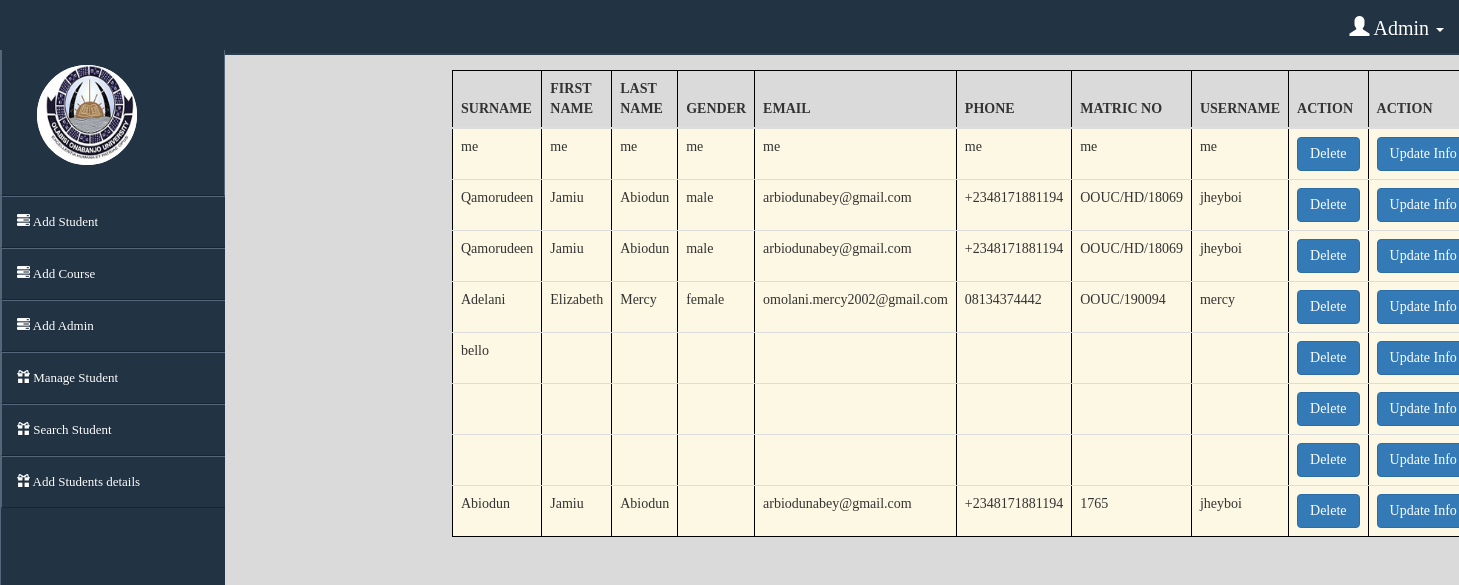
The app's page /managestudent.php with its own data.
### tables this page shows
CREATE TABLE `studentsignup` (
  `surname` varchar(20) NOT NULL,
  `firstname` varchar(20) NOT NULL,
  ` lastname` varchar(20) NOT NULL,
  `  gender` varchar(10) NOT NULL,
  ` email` varchar(150) NOT NULL,
  ` phone` varchar(15) NOT NULL,
  ` matric` varchar(20) NOT NULL,
  `username` varchar(20) NOT NULL,
  ` password` varchar(20) NOT NULL,
  `admission` varchar(1000) NOT NULL,
  `graduation` varchar(1000) NOT NULL,
  `cgpa` varchar(1000) NOT NULL,
  `pat` varchar(1000) NOT NULL,
  `dpt` varchar(200) NOT NULL,
  `c1` varchar(1000) NOT NULL,
  `c2` varchar(1000) NOT NULL,
  `c3` varchar(1000) NOT NULL,
  `c4` varchar(1000) NOT NULL,
  `c5` varchar(1000) NOT NULL,
  `c6` varchar(1000) NOT NULL,
  `c7` varchar(1000) NOT NULL,
  `c8` varchar(1000) NOT NULL,
  `d1` varchar(1000) NOT NULL,
  `d2` varchar(1000) NOT NULL,
  `d3` varchar(1000) NOT NULL,
  `d4` varchar(1000) NOT NULL,
  `d5` varchar(1000) NOT NULL,
  `d6` varchar(1000) NOT NULL,
  `d7` varchar(1000) NOT NULL,
  `d8` varchar(1000) NOT NULL,
  `e1` varchar(1000) NOT NULL,
  `e2` varchar(1000) NOT NULL,
  `e3` varchar(1000) NOT NULL,
  `e4` varchar(1000) NOT NULL,
  `e5` varchar(1000) NOT NULL,
  `e6` varchar(1000) NOT NULL,
  `e7` varchar(1000) NOT NULL,
  `e8` varchar(1000) NOT NULL,
  `f1` varchar(1000) NOT NULL,
  `f2` varchar(1000) NOT NULL,
  `f3` varchar(1000) NOT NULL,
  `f4` varchar(1000) NOT NULL,
  `f5` varchar(1000) NOT NULL,
  `f6` varchar(1000) NOT NULL,
  `f7` varchar(1000) NOT NULL,
  `f8` varchar(1000) NOT NULL
);

### managestudent.php (the view, shortened to what this page needs)
<?php
include 'connection.php';
include 'header2.php';
?>
<div class="container">
	<div class="row">
		<div class="col-md-3 col-sm-0 col-xs-0 ">
		</div>
		<div class="col-md-9 col-sm-12 col-xs-12 ">
      <?php
       $sel="SELECT * FROM studentsignup";
       $sel2=mysqli_query($con,$sel);
      ?>
<div >
      <table class="table bordered table-hover table-striped" border="1" style="border:1px solid black; border-style:dash; border-radius:5px;padding: 10px;">
      <thead>
      	<th>SURNAME</th>
      	<th>FIRST NAME</th>
      	<th>LAST NAME</th>
      	<th>GENDER</th>
      	<th>EMAIL</th>
      	<th>PHONE</th>
      	<th>MATRIC NO</th>
      	<th>USERNAME</th>
      	<th>ACTION</th>
      	<th>ACTION</th>
      </thead>
      <tbody>
      <?php
      while($row=mysqli_fetch_assoc($sel2)){
      	echo "<tr class='warning'>";
      	echo "<td>".$row['surname']."</td>";
      	echo "<td>".$row['firstname']."</td>";
      	echo "<td>".$row[' lastname']."</td>";
      	echo "<td>".$row['  gender']."</td>";
      	echo "<td>".$row[' email']."</td>";
      	echo "<td>".$row[' phone']."</td>";
      	echo "<td>".$row[' matric']."</td>";
      	echo "<td>".$row['username']."</td>";
      	echo "<td><a href='delete.php?user=".$row["username"]."'><button class='btn btn-primary'>Delete</button></a></td>";
      	echo "<td><a href='add.php?user=".$row["username"]."'><button class='btn btn-primary'>Update Info</button></a></td>";
      	echo "</tr>";
      }
      ?>
</tbody>
      </table>
  </div>
</div>
</div>
</div>

### head.php (shortened to what this page needs)
<!DOCTYPE html>
<html lang="en">
<head>
<link href="assets/css/bootstrap.min.css" rel="stylesheet">
<link href="assets/css/ajaxmask.css" rel="stylesheet">
<link href="assets/css/style.css" rel="stylesheet">
</head>
<body>

### header2.php (shortened to what this page needs)
<?php
include('head.php');
?>
<body>
<nav class="navbar navbar-s1 navbar-side  navbar-fixed-top " role="navigation" >
<div class="collapse navbar-collapse navbar-ex1-collapse">
<ul id="side" class="nav navbar-nav side-nav">
<li class="side-user">
  <img src="/Project/images/ad.png" class="img-circle" style="background-color: #fff; height: 100px;width: 100px;margin-right:50px;">
</li>
<li><a href="addstudent.php"><i class="fa fa-dashboard"></i><span class="glyphicon glyphicon-tasks"></span> Add Student</a></li>
<li><a href="addcourse.php"><i class="fa fa-dashboard"></i><span class="glyphicon glyphicon-tasks" style=""></span> Add Course</a></li>
<li><a href="addadmin.php"><i class="fa fa-dashboard"></i><span class="glyphicon glyphicon-tasks" style=""></span> Add Admin</a></li>
<li><a href="managestudent.php"><i class="fa fa-dashboard"></i><span class="glyphicon glyphicon-gift" style=""></span> Manage Student</a></li>
<li><a href="searchstudent.php"><i class="fa fa-dashboard"></i><span class="glyphicon glyphicon-gift" style=""></span> Search Student</a></li>
<li><a href="studentdetails.php"><i class="fa fa-dashboard"></i><span class="glyphicon glyphicon-gift" style=""></span> Add Students details</a></li>
</ul>
<ul class="nav navbar-nav navbar-right  " >
<li class="dropdown" style="font-size: 20px; font-family: 'ubuntu'" >
<a href="#" class="dropdown-toggle" data-toggle="dropdown">
<span class="glyphicon glyphicon-user"></span>
 Admin
<b class="caret"></b>
</a>
</li>
</ul>
</div>
</nav>

### assets/css/style.css (style rules this page uses)
body > .container { padding: 70px 15px 0; }

### header2.php (style rules this page uses)
body { font-family: ubuntu; background-color: rgb(218,218,218); }
.navbar-side li.side-user { border-bottom: 1px solid #142638; border-top: medium none !important; display: block; padding: 15px; text-align: center; width: 100%; }
.navbar-side .side-user img { display: block; margin-bottom: 15px; margin-left: 20px; width: 150px; height: 150px; }
@media (min-width:768px) { .side-nav { margin-left: -225px; left: 225px; width: 225px; position: fixed; top: 50px; height: 100%; border-radius: 0; border: none; overflow: auto; } }
@media (min-width:768px) { .img-circle,.side-user { width: 200px; } }
@media (min-width:768px) { .side-nav>li>a { width: 225px; } }
@media (min-width:768px) { .navbar-collapse { padding-left: 15px !important; padding-right: 15px !important; } }
.navbar-side ul.side-nav { background-color: #234; border-bottom: 1px solid #54677A; font-size: 13px; margin-bottom: 0; margin-top: 0; border-left: 1px solid #54677A; }
.navbar-side .navbar-nav > li > a { background-color: #234; outline: medium none; text-shadow: 1px 1px 1px rgba(0, 0, 0, 0.1); }
.navbar-side .side-nav li, .navbar-side .side-nav li.panel { border-bottom: 1px solid #142638; border-top: 1px solid #54677A; border-left: 1px solid #54677A; border-right: 1px solid #54677A; }
.navbar-s1 { background-color: #234; margin-left: 0; border-bottom: 2px solid #2C3E50; -webkit-border-radius: 0; -moz-border-radius: 0; border-radius: 0; z-index: 1030; }
.navbar-s1 .navbar-nav > li > a { color: #ffffff; }
.navbar-s1 .navbar-collapse, .navbar-s1 .navbar-form { border-color: #101010; }

### records on screen
studentsignup: surname "me", firstname "me",  lastname "me",   gender "me",  email "me",  phone "me",  matric "me", username "me"
studentsignup: surname "Qamorudeen", firstname "Jamiu",  lastname "Abiodun",   gender "male",  email "arbiodunabey@gmail.com",  phone "+2348171881194",  matric "OOUC/HD/18069", username "jheyboi"
studentsignup: surname "Qamorudeen", firstname "Jamiu",  lastname "Abiodun",   gender "male",  email "arbiodunabey@gmail.com",  phone "+2348171881194",  matric "OOUC/HD/18069", username "jheyboi"
studentsignup: surname "Adelani", firstname "Elizabeth",  lastname "Mercy",   gender "female",  email "omolani.mercy2002@gmail.com",  phone "08134374442",  matric "OOUC/190094", username "mercy"
studentsignup: surname "bello"
studentsignup: surname "Abiodun", firstname "Jamiu",  lastname "Abiodun",  email "arbiodunabey@gmail.com",  phone "+2348171881194",  matric "1765", username "jheyboi"
